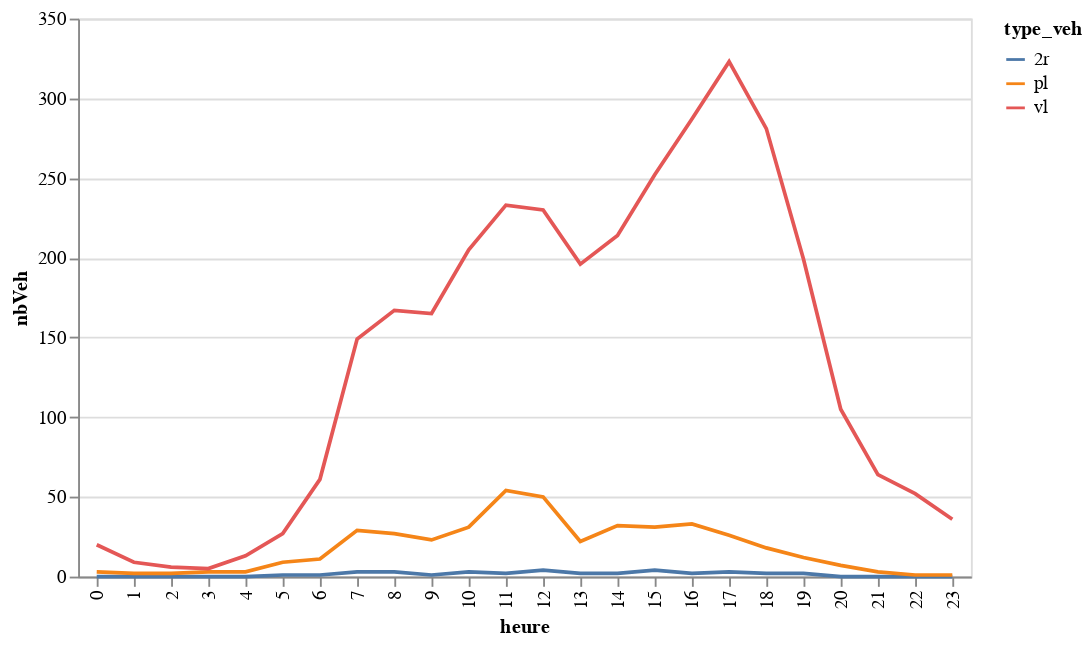

Notebook code cell kept with this figure:
### Code cell
graphHeureType2SensMjo

### Figure 1 — Vega-Lite specification as saved in the notebook (floating-point values rounded to 4 significant figures)
{"config": {"view": {"continuousWidth": 400, "continuousHeight": 300}}, "data": {"name": "data-70510ece14bd0505c00ff68ad5fa24a7"}, "mark": "line", "encoding": {"color": {"type": "nominal", "field": "type_veh"}, "x": {"type": "ordinal", "field": "heure"}, "y": {"type": "quantitative", "field": "nbVeh"}}, "$schema": "https://vega.github.io/schema/vega-lite/v4.8.1.json", "datasets": {"data-70510ece14bd0505c00ff68ad5fa24a7": [{"heure": 0, "type_veh": "2r", "nbVeh": 0.0}, {"heure": 0, "type_veh": "pl", "nbVeh": 3.0}, {"heure": 0, "type_veh": "vl", "nbVeh": 20.0}, {"heure": 1, "type_veh": "2r", "nbVeh": 0.0}, {"heure": 1, "type_veh": "pl", "nbVeh": 2.0}, {"heure": 1, "type_veh": "vl", "nbVeh": 9.0}, {"heure": 2, "type_veh": "2r", "nbVeh": 0.0}, {"heure": 2, "type_veh": "pl", "nbVeh": 2.0}, {"heure": 2, "type_veh": "vl", "nbVeh": 6.0}, {"heure": 3, "type_veh": "2r", "nbVeh": 0.0}, {"heure": 3, "type_veh": "pl", "nbVeh": 3.0}, {"heure": 3, "type_veh": "vl", "nbVeh": 5.0}, {"heure": 4, "type_veh": "2r", "nbVeh": 0.0}, {"heure": 4, "type_veh": "pl", "nbVeh": 3.0}, {"heure": 4, "type_veh": "vl", "nbVeh": 13.0}, {"heure": 5, "type_veh": "2r", "nbVeh": 1.0}, {"heure": 5, "type_veh": "pl", "nbVeh": 9.0}, {"heure": 5, "type_veh": "vl", "nbVeh": 27.0}, {"heure": 6, "type_veh": "2r", "nbVeh": 1.0}, {"heure": 6, "type_veh": "pl", "nbVeh": 11.0}, {"heure": 6, "type_veh": "vl", "nbVeh": 61.0}, {"heure": 7, "type_veh": "2r", "nbVeh": 3.0}, {"heure": 7, "type_veh": "pl", "nbVeh": 29.0}, {"heure": 7, "type_veh": "vl", "nbVeh": 149.0}, {"heure": 8, "type_veh": "2r", "nbVeh": 3.0}, {"heure": 8, "type_veh": "pl", "nbVeh": 27.0}, {"heure": 8, "type_veh": "vl", "nbVeh": 167.0}, {"heure": 9, "type_veh": "2r", "nbVeh": 1.0}, {"heure": 9, "type_veh": "pl", "nbVeh": 23.0}, {"heure": 9, "type_veh": "vl", "nbVeh": 165.0}, {"heure": 10, "type_veh": "2r", "nbVeh": 3.0}, {"heure": 10, "type_veh": "pl", "nbVeh": 31.0}, {"heure": 10, "type_veh": "vl", "nbVeh": 205.0}, {"heure": 11, "type_veh": "2r", "nbVeh": 2.0}, {"heure": 11, "type_veh": "pl", "nbVeh": 54.0}, {"heure": 11, "type_veh": "vl", "nbVeh": 233.0}, {"heure": 12, "type_veh": "2r", "nbVeh": 4.0}, {"heure": 12, "type_veh": "pl", "nbVeh": 50.0}, {"heure": 12, "type_veh": "vl", "nbVeh": 230.0}, {"heure": 13, "type_veh": "2r", "nbVeh": 2.0}, {"heure": 13, "type_veh": "pl", "nbVeh": 22.0}, {"heure": 13, "type_veh": "vl", "nbVeh": 196.0}, {"heure": 14, "type_veh": "2r", "nbVeh": 2.0}, {"heure": 14, "type_veh": "pl", "nbVeh": 32.0}, {"heure": 14, "type_veh": "vl", "nbVeh": 214.0}, {"heure": 15, "type_veh": "2r", "nbVeh": 4.0}, {"heure": 15, "type_veh": "pl", "nbVeh": 31.0}, {"heure": 15, "type_veh": "vl", "nbVeh": 252.0}, {"heure": 16, "type_veh": "2r", "nbVeh": 2.0}, {"heure": 16, "type_veh": "pl", "nbVeh": 33.0}, {"heure": 16, "type_veh": "vl", "nbVeh": 287.0}, {"heure": 17, "type_veh": "2r", "nbVeh": 3.0}, {"heure": 17, "type_veh": "pl", "nbVeh": 26.0}, {"heure": 17, "type_veh": "vl", "nbVeh": 323.0}, {"heure": 18, "type_veh": "2r", "nbVeh": 2.0}, {"heure": 18, "type_veh": "pl", "nbVeh": 18.0}, {"heure": 18, "type_veh": "vl", "nbVeh": 281.0}, {"heure": 19, "type_veh": "2r", "nbVeh": 2.0}, {"heure": 19, "type_veh": "pl", "nbVeh": 12.0}, {"heure": 19, "type_veh": "vl", "nbVeh": 199.0}, {"heure": 20, "type_veh": "2r", "nbVeh": 0.0}, {"heure": 20, "type_veh": "pl", "nbVeh": 7.0}, {"heure": 20, "type_veh": "vl", "nbVeh": 105.0}, {"heure": 21, "type_veh": "2r", "nbVeh": 0.0}, {"heure": 21, "type_veh": "pl", "nbVeh": 3.0}, {"heure": 21, "type_veh": "vl", "nbVeh": 64.0}, {"heure": 22, "type_veh": "2r", "nbVeh": 0.0}, {"heure": 22, "type_veh": "pl", "nbVeh": 1.0}, {"heure": 22, "type_veh": "vl", "nbVeh": 52.0}, {"heure": 23, "type_veh": "2r", "nbVeh": 0.0}, {"heure": 23, "type_veh": "pl", "nbVeh": 1.0}, {"heure": 23, "type_veh": "vl", "nbVeh": 36.0}]}}
